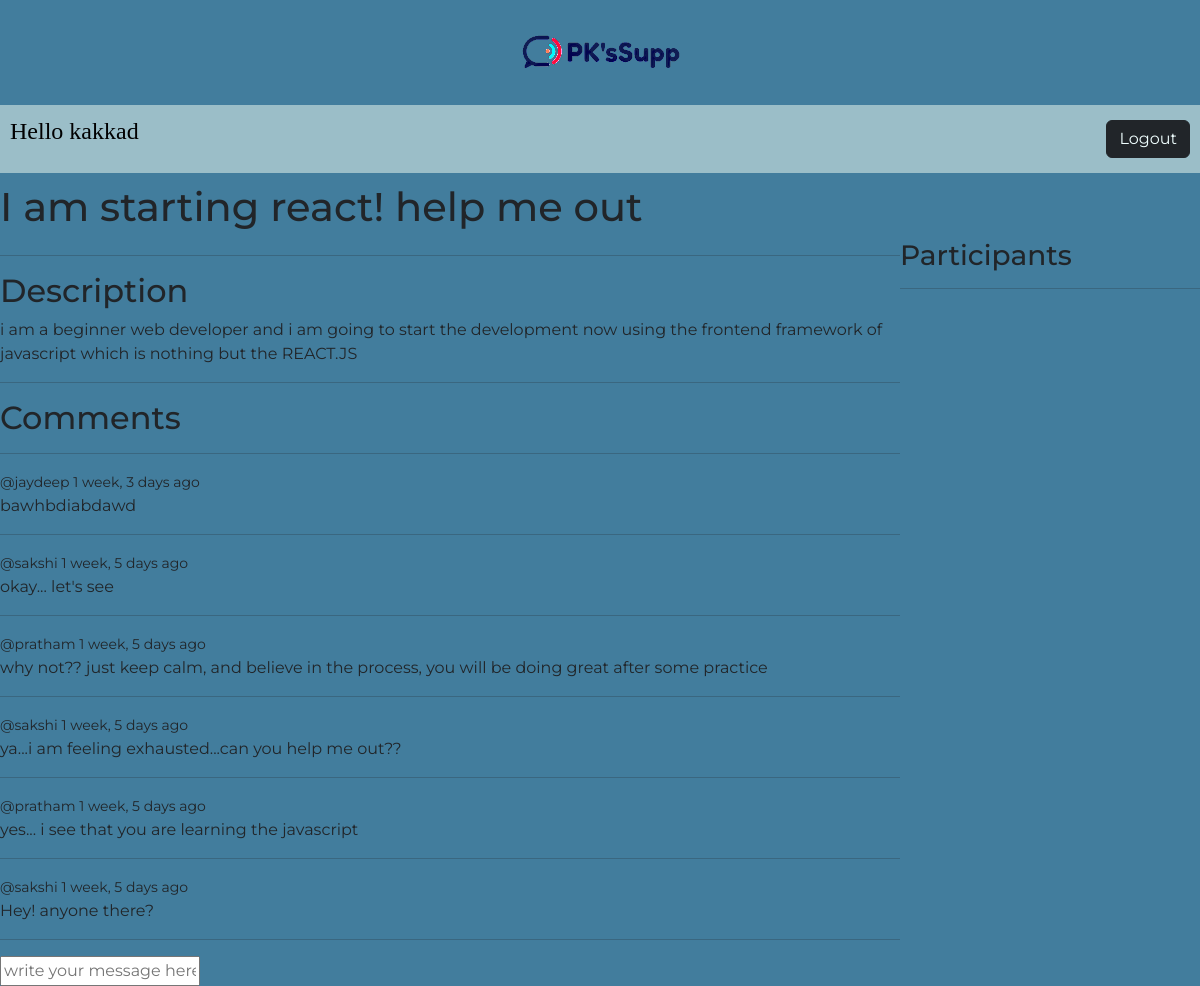
Screenshot of /room_page/4/ (signed in) with the database file from the repository.
### base/models.py (models this page shows, shortened)
class Room(models.Model):
    host = models.ForeignKey(User, on_delete=models.SET_NULL, null=True)
    topic = models.ForeignKey(Topic, on_delete=models.SET_NULL, null=True)
    name = models.CharField(max_length=200)
    description = models.TextField(null=True, blank=True)
    participants = models.ManyToManyField(User, related_name="participants", blank=True)
    updated = models.DateTimeField(auto_now=True)
    created = models.DateTimeField(auto_now_add=True)
    class Meta:
        ordering = ["-updated", "-created"]

class Message(models.Model):
    user = models.ForeignKey(User, on_delete=models.CASCADE)
    room = models.ForeignKey(Room, on_delete=models.CASCADE)
    body = models.TextField()
    updated = models.DateTimeField(auto_now=True)
    created = models.DateTimeField(auto_now_add=True)
    class Meta:
        ordering = ["-updated", "-created"]

### base/views.py (the view)
# urls.py: path("room_page/<str:pk>/", views.room, name="room"),
def room(request, pk):
    room = Room.objects.get(id=pk)
    room_messages = room.message_set.all()
    participants = room.participants.all()
    if request.method == "POST":
        message = Message.objects.create(
            user=request.user, room=room, body=request.POST.get("body")
        )
        room.participants.add(request.user)
        return redirect("room", pk=room.id)
    context = {
        "room": room,
        "room_messages": room_messages,
        "participants": participants,
    }
    return render(request, "base/room.html", context)

### base/templates/base/room.html (shortened to what this page needs)
{% extends 'main.html' %} {% block content %}
<h1>{{room.name}}</h1>
<div class="room-container">
  <div>
    <hr />
    <h2>Description</h2>
    <p>{{room.description}}</p>
    <hr />
    <h2>Comments</h2>
    <hr />
    {% for message in room_messages %}
    <div>
      <small>@{{message.user}} {{message.created|timesince}} ago</small>
      <p>{{message.body}}</p>
      <hr />
    </div>
    {% endfor %}
  </div>
  <div>
    <h3>Participants</h3>
    <hr />
  </div>
</div>
{% if request.user.is_authenticated %}
<div class="comment-form">
  <form method="post" action="">
    <input type="text" name="body" placeholder="write your message here..." />
  </form>
</div>
{% endif %} {% endblock content %}

### templates/nav.html (shortened to what this page needs)
<!DOCTYPE html>
{% load static %}
<html lang="en">
  <head>
    <link
      href="https://cdn.jsdelivr.net/npm/bootstrap@5.3.0-alpha3/dist/css/bootstrap.min.css"
      rel="stylesheet"
    />
    <link rel="stylesheet" href="{% static 'styles/nav.css' %}" />
  </head>
  <body>
    <div class="main-logo">
      <a href="/" class="main-logo-link"
        ><img src="{% static 'images/logo.png' %}" alt=""
      /></a>
    </div>
    <nav class="navbar navigation-bar">
      {% if request.user.is_authenticated %}
      <p class="greeting">Hello {{request.user}}</p>
      <button type="button" class="btn btn-dark logout-button">
        <a class="login-anchor" href="{% url 'logout' %}">Logout</a>
      </button>
      {% else %}
      <button type="button" class="btn btn-dark login-button">
        <a class="lgin-anchor" href="{% url 'login' %}">Login</a>
      </button>
      {% endif %}
    </nav>
  </body>
</html>

### static/styles/main.css (style rules this page uses)
.body { font-family: "Montserrat"; background-color: #427d9d; margin: 0; }

### static/styles/nav.css (style rules this page uses)
.main-logo { background-color: #427d9d; font-size: 2.5rem; padding: 20px; text-align: center; }
.main-logo-link { color: black; text-decoration: none; }
.navigation-bar { background-color: #9bbec8; color: black; margin-bottom: 10px; }
.logout-button { margin-right: 10px; }
.login-anchor { color: azure; text-decoration: none; }
.greeting { font-family: cursive; margin-left: 10px; font-size: 1.5rem; }

### base/templates/base/room.html (style rules this page uses)
.room-container { display: grid; grid-template-columns: 3fr 1fr; }

### rows the page displays
Room: name "I am starting react! help me out", description "i am a beginner web developer and i am going to start the development now using the frontend framework of javascript which is nothing but the REACT.JS"
Message: user "jaydeep", created "1 week, 3 days", body "bawhbdiabdawd"
Message: user "sakshi", created "1 week, 5 days", body "okay... let's see"
Message: user "pratham", created "1 week, 5 days", body "why not?? just keep calm, and believe in the process, you will be doing great after some practice"
Message: user "sakshi", created "1 week, 5 days", body "ya...i am feeling exhausted...can you help me out??"
Message: user "pratham", created "1 week, 5 days", body "yes... i see that you are learning the javascript"
Message: user "sakshi", created "1 week, 5 days", body "Hey! anyone there?"

### other values shown
{{ request.user }} "kakkad"
